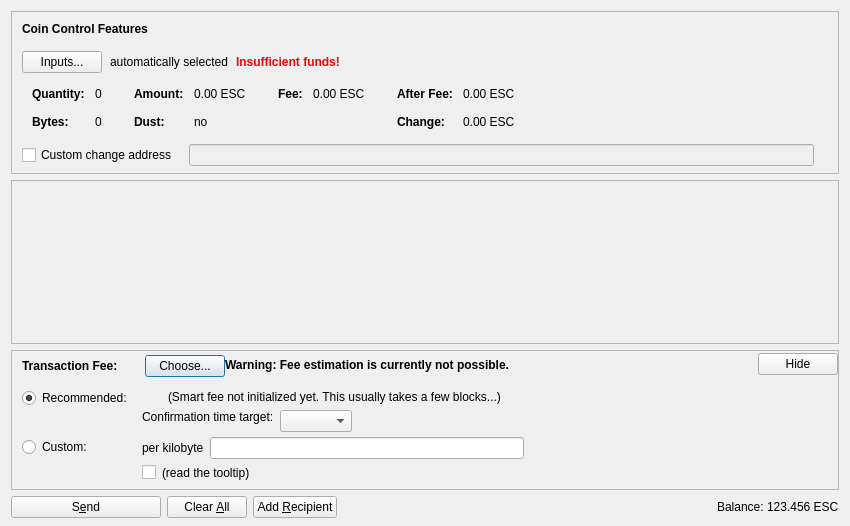
<?xml version="1.0" encoding="UTF-8"?>
<ui version="4.0">
 <class>SendCoinsDialog</class>
 <widget class="QDialog" name="SendCoinsDialog">
  <property name="geometry">
   <rect>
    <x>0</x>
    <y>0</y>
    <width>850</width>
    <height>526</height>
   </rect>
  </property>
  <property name="windowTitle">
   <string>Send Coins</string>
  </property>
  <layout class="QVBoxLayout" name="verticalLayout" stretch="0,1,0,0">
   <property name="bottomMargin">
    <number>8</number>
   </property>
   <item>
    <widget class="QFrame" name="frameCoinControl">
     <property name="sizePolicy">
      <sizepolicy hsizetype="Expanding" vsizetype="Expanding">
       <horstretch>0</horstretch>
       <verstretch>0</verstretch>
      </sizepolicy>
     </property>
     <property name="maximumSize">
      <size>
       <width>16777215</width>
       <height>16777215</height>
      </size>
     </property>
     <property name="frameShape">
      <enum>QFrame::StyledPanel</enum>
     </property>
     <property name="frameShadow">
      <enum>QFrame::Sunken</enum>
     </property>
     <layout class="QVBoxLayout" name="verticalLayoutCoinControl2">
      <property name="spacing">
       <number>0</number>
      </property>
      <property name="leftMargin">
       <number>0</number>
      </property>
      <property name="topMargin">
       <number>0</number>
      </property>
      <property name="rightMargin">
       <number>0</number>
      </property>
      <property name="bottomMargin">
       <number>6</number>
      </property>
      <item>
       <layout class="QVBoxLayout" name="verticalLayoutCoinControl" stretch="0,0,0,0,1">
        <property name="spacing">
         <number>0</number>
        </property>
        <property name="leftMargin">
         <number>10</number>
        </property>
        <property name="topMargin">
         <number>10</number>
        </property>
        <item>
         <layout class="QHBoxLayout" name="horizontalLayoutCoinControl1">
          <property name="bottomMargin">
           <number>15</number>
          </property>
          <item>
           <widget class="QLabel" name="labelCoinControlFeatures">
            <property name="sizePolicy">
             <sizepolicy hsizetype="Preferred" vsizetype="Maximum">
              <horstretch>0</horstretch>
              <verstretch>0</verstretch>
             </sizepolicy>
            </property>
            <property name="font">
             <font>
              <weight>75</weight>
              <bold>true</bold>
             </font>
            </property>
            <property name="styleSheet">
             <string notr="true">font-weight:bold;</string>
            </property>
            <property name="text">
             <string>Coin Control Features</string>
            </property>
           </widget>
          </item>
         </layout>
        </item>
        <item>
         <layout class="QHBoxLayout" name="horizontalLayoutCoinControl2" stretch="0,0,0,0">
          <property name="spacing">
           <number>8</number>
          </property>
          <property name="bottomMargin">
           <number>10</number>
          </property>
          <item>
           <widget class="QPushButton" name="pushButtonCoinControl">
            <property name="styleSheet">
             <string notr="true"/>
            </property>
            <property name="text">
             <string>Inputs...</string>
            </property>
            <property name="autoDefault">
             <bool>false</bool>
            </property>
           </widget>
          </item>
          <item>
           <widget class="QLabel" name="labelCoinControlAutomaticallySelected">
            <property name="text">
             <string>automatically selected</string>
            </property>
            <property name="margin">
             <number>5</number>
            </property>
           </widget>
          </item>
          <item>
           <widget class="QLabel" name="labelCoinControlInsuffFunds">
            <property name="font">
             <font>
              <weight>75</weight>
              <bold>true</bold>
             </font>
            </property>
            <property name="styleSheet">
             <string notr="true">color:red;font-weight:bold;</string>
            </property>
            <property name="text">
             <string>Insufficient funds!</string>
            </property>
            <property name="margin">
             <number>5</number>
            </property>
           </widget>
          </item>
          <item>
           <spacer name="horizontalSpacerCoinControl">
            <property name="orientation">
             <enum>Qt::Horizontal</enum>
            </property>
            <property name="sizeHint" stdset="0">
             <size>
              <width>40</width>
              <height>1</height>
             </size>
            </property>
           </spacer>
          </item>
         </layout>
        </item>
        <item>
         <widget class="QWidget" name="widgetCoinControl" native="true">
          <property name="sizePolicy">
           <sizepolicy hsizetype="Preferred" vsizetype="Preferred">
            <horstretch>0</horstretch>
            <verstretch>0</verstretch>
           </sizepolicy>
          </property>
          <property name="minimumSize">
           <size>
            <width>0</width>
            <height>0</height>
           </size>
          </property>
          <property name="styleSheet">
           <string notr="true"/>
          </property>
          <layout class="QHBoxLayout" name="horizontalLayoutCoinControl5">
           <property name="leftMargin">
            <number>0</number>
           </property>
           <property name="topMargin">
            <number>0</number>
           </property>
           <property name="rightMargin">
            <number>0</number>
           </property>
           <property name="bottomMargin">
            <number>0</number>
           </property>
           <item>
            <layout class="QHBoxLayout" name="horizontalLayoutCoinControl3" stretch="0,0,0,1">
             <property name="spacing">
              <number>20</number>
             </property>
             <property name="topMargin">
              <number>0</number>
             </property>
             <property name="bottomMargin">
              <number>10</number>
             </property>
             <item>
              <layout class="QFormLayout" name="formLayoutCoinControl1">
               <property name="horizontalSpacing">
                <number>10</number>
               </property>
               <property name="verticalSpacing">
                <number>14</number>
               </property>
               <property name="leftMargin">
                <number>10</number>
               </property>
               <property name="topMargin">
                <number>4</number>
               </property>
               <property name="rightMargin">
                <number>6</number>
               </property>
               <item row="0" column="0">
                <widget class="QLabel" name="labelCoinControlQuantityText">
                 <property name="font">
                  <font>
                   <weight>75</weight>
                   <bold>true</bold>
                  </font>
                 </property>
                 <property name="text">
                  <string>Quantity:</string>
                 </property>
                 <property name="margin">
                  <number>0</number>
                 </property>
                </widget>
               </item>
               <item row="0" column="1">
                <widget class="QLabel" name="labelCoinControlQuantity">
                 <property name="cursor">
                  <cursorShape>IBeamCursor</cursorShape>
                 </property>
                 <property name="contextMenuPolicy">
                  <enum>Qt::ActionsContextMenu</enum>
                 </property>
                 <property name="text">
                  <string notr="true">0</string>
                 </property>
                 <property name="margin">
                  <number>0</number>
                 </property>
                 <property name="textInteractionFlags">
                  <set>Qt::LinksAccessibleByMouse|Qt::TextSelectableByKeyboard|Qt::TextSelectableByMouse</set>
                 </property>
                </widget>
               </item>
               <item row="1" column="0">
                <widget class="QLabel" name="labelCoinControlBytesText">
                 <property name="font">
                  <font>
                   <weight>75</weight>
                   <bold>true</bold>
                  </font>
                 </property>
                 <property name="text">
                  <string>Bytes:</string>
                 </property>
                </widget>
               </item>
               <item row="1" column="1">
                <widget class="QLabel" name="labelCoinControlBytes">
                 <property name="cursor">
                  <cursorShape>IBeamCursor</cursorShape>
                 </property>
                 <property name="contextMenuPolicy">
                  <enum>Qt::ActionsContextMenu</enum>
                 </property>
                 <property name="text">
                  <string notr="true">0</string>
                 </property>
                 <property name="textInteractionFlags">
                  <set>Qt::LinksAccessibleByMouse|Qt::TextSelectableByKeyboard|Qt::TextSelectableByMouse</set>
                 </property>
                </widget>
               </item>
              </layout>
             </item>
             <item>
              <layout class="QFormLayout" name="formLayoutCoinControl2">
               <property name="horizontalSpacing">
                <number>10</number>
               </property>
               <property name="verticalSpacing">
                <number>14</number>
               </property>
               <property name="leftMargin">
                <number>6</number>
               </property>
               <property name="topMargin">
                <number>4</number>
               </property>
               <property name="rightMargin">
                <number>6</number>
               </property>
               <item row="0" column="0">
                <widget class="QLabel" name="labelCoinControlAmountText">
                 <property name="font">
                  <font>
                   <weight>75</weight>
                   <bold>true</bold>
                  </font>
                 </property>
                 <property name="text">
                  <string>Amount:</string>
                 </property>
                 <property name="margin">
                  <number>0</number>
                 </property>
                </widget>
               </item>
               <item row="0" column="1">
                <widget class="QLabel" name="labelCoinControlAmount">
                 <property name="cursor">
                  <cursorShape>IBeamCursor</cursorShape>
                 </property>
                 <property name="contextMenuPolicy">
                  <enum>Qt::ActionsContextMenu</enum>
                 </property>
                 <property name="text">
                  <string notr="true">0.00 ESC</string>
                 </property>
                 <property name="textInteractionFlags">
                  <set>Qt::LinksAccessibleByMouse|Qt::TextSelectableByKeyboard|Qt::TextSelectableByMouse</set>
                 </property>
                </widget>
               </item>
               <item row="1" column="0">
                <widget class="QLabel" name="labelCoinControlLowOutputText">
                 <property name="font">
                  <font>
                   <weight>75</weight>
                   <bold>true</bold>
                  </font>
                 </property>
                 <property name="text">
                  <string>Dust:</string>
                 </property>
                </widget>
               </item>
               <item row="1" column="1">
                <widget class="QLabel" name="labelCoinControlLowOutput">
                 <property name="cursor">
                  <cursorShape>IBeamCursor</cursorShape>
                 </property>
                 <property name="contextMenuPolicy">
                  <enum>Qt::ActionsContextMenu</enum>
                 </property>
                 <property name="text">
                  <string notr="true">no</string>
                 </property>
                 <property name="textInteractionFlags">
                  <set>Qt::LinksAccessibleByMouse|Qt::TextSelectableByKeyboard|Qt::TextSelectableByMouse</set>
                 </property>
                </widget>
               </item>
              </layout>
             </item>
             <item>
              <layout class="QFormLayout" name="formLayoutCoinControl3">
               <property name="horizontalSpacing">
                <number>10</number>
               </property>
               <property name="verticalSpacing">
                <number>14</number>
               </property>
               <property name="leftMargin">
                <number>6</number>
               </property>
               <property name="topMargin">
                <number>4</number>
               </property>
               <property name="rightMargin">
                <number>6</number>
               </property>
               <item row="0" column="0">
                <widget class="QLabel" name="labelCoinControlFeeText">
                 <property name="font">
                  <font>
                   <weight>75</weight>
                   <bold>true</bold>
                  </font>
                 </property>
                 <property name="text">
                  <string>Fee:</string>
                 </property>
                 <property name="margin">
                  <number>0</number>
                 </property>
                </widget>
               </item>
               <item row="0" column="1">
                <widget class="QLabel" name="labelCoinControlFee">
                 <property name="cursor">
                  <cursorShape>IBeamCursor</cursorShape>
                 </property>
                 <property name="contextMenuPolicy">
                  <enum>Qt::ActionsContextMenu</enum>
                 </property>
                 <property name="text">
                  <string notr="true">0.00 ESC</string>
                 </property>
                 <property name="textInteractionFlags">
                  <set>Qt::LinksAccessibleByMouse|Qt::TextSelectableByKeyboard|Qt::TextSelectableByMouse</set>
                 </property>
                </widget>
               </item>
              </layout>
             </item>
             <item>
              <layout class="QFormLayout" name="formLayoutCoinControl4">
               <property name="horizontalSpacing">
                <number>10</number>
               </property>
               <property name="verticalSpacing">
                <number>14</number>
               </property>
               <property name="leftMargin">
                <number>6</number>
               </property>
               <property name="topMargin">
                <number>4</number>
               </property>
               <property name="rightMargin">
                <number>6</number>
               </property>
               <item row="0" column="0">
                <widget class="QLabel" name="labelCoinControlAfterFeeText">
                 <property name="font">
                  <font>
                   <weight>75</weight>
                   <bold>true</bold>
                  </font>
                 </property>
                 <property name="text">
                  <string>After Fee:</string>
                 </property>
                 <property name="margin">
                  <number>0</number>
                 </property>
                </widget>
               </item>
               <item row="0" column="1">
                <widget class="QLabel" name="labelCoinControlAfterFee">
                 <property name="cursor">
                  <cursorShape>IBeamCursor</cursorShape>
                 </property>
                 <property name="contextMenuPolicy">
                  <enum>Qt::ActionsContextMenu</enum>
                 </property>
                 <property name="text">
                  <string notr="true">0.00 ESC</string>
                 </property>
                 <property name="textInteractionFlags">
                  <set>Qt::LinksAccessibleByMouse|Qt::TextSelectableByKeyboard|Qt::TextSelectableByMouse</set>
                 </property>
                </widget>
               </item>
               <item row="1" column="0">
                <widget class="QLabel" name="labelCoinControlChangeText">
                 <property name="font">
                  <font>
                   <weight>75</weight>
                   <bold>true</bold>
                  </font>
                 </property>
                 <property name="text">
                  <string>Change:</string>
                 </property>
                </widget>
               </item>
               <item row="1" column="1">
                <widget class="QLabel" name="labelCoinControlChange">
                 <property name="cursor">
                  <cursorShape>IBeamCursor</cursorShape>
                 </property>
                 <property name="contextMenuPolicy">
                  <enum>Qt::ActionsContextMenu</enum>
                 </property>
                 <property name="text">
                  <string notr="true">0.00 ESC</string>
                 </property>
                 <property name="textInteractionFlags">
                  <set>Qt::LinksAccessibleByMouse|Qt::TextSelectableByKeyboard|Qt::TextSelectableByMouse</set>
                 </property>
                </widget>
               </item>
              </layout>
             </item>
            </layout>
           </item>
          </layout>
         </widget>
        </item>
        <item>
         <layout class="QHBoxLayout" name="horizontalLayoutCoinControl4" stretch="0,0,0">
          <property name="spacing">
           <number>12</number>
          </property>
          <property name="sizeConstraint">
           <enum>QLayout::SetDefaultConstraint</enum>
          </property>
          <property name="topMargin">
           <number>5</number>
          </property>
          <property name="rightMargin">
           <number>5</number>
          </property>
          <item>
           <widget class="QCheckBox" name="checkBoxCoinControlChange">
            <property name="toolTip">
             <string>If this is activated, but the change address is empty or invalid, change will be sent to a newly generated address.</string>
            </property>
            <property name="text">
             <string>Custom change address</string>
            </property>
           </widget>
          </item>
          <item>
           <widget class="QValidatedLineEdit" name="lineEditCoinControlChange">
            <property name="enabled">
             <bool>false</bool>
            </property>
            <property name="sizePolicy">
             <sizepolicy hsizetype="Expanding" vsizetype="Fixed">
              <horstretch>0</horstretch>
              <verstretch>0</verstretch>
             </sizepolicy>
            </property>
           </widget>
          </item>
          <item>
           <widget class="QLabel" name="labelCoinControlChangeLabel">
            <property name="sizePolicy">
             <sizepolicy hsizetype="Preferred" vsizetype="Expanding">
              <horstretch>0</horstretch>
              <verstretch>0</verstretch>
             </sizepolicy>
            </property>
            <property name="minimumSize">
             <size>
              <width>0</width>
              <height>0</height>
             </size>
            </property>
            <property name="text">
             <string/>
            </property>
            <property name="margin">
             <number>3</number>
            </property>
           </widget>
          </item>
         </layout>
        </item>
        <item>
         <spacer name="verticalSpacerCoinControl">
          <property name="orientation">
           <enum>Qt::Vertical</enum>
          </property>
          <property name="sizeHint" stdset="0">
           <size>
            <width>800</width>
            <height>1</height>
           </size>
          </property>
         </spacer>
        </item>
       </layout>
      </item>
     </layout>
    </widget>
   </item>
   <item>
    <widget class="QScrollArea" name="scrollArea">
     <property name="widgetResizable">
      <bool>true</bool>
     </property>
     <widget class="QWidget" name="scrollAreaWidgetContents">
      <property name="geometry">
       <rect>
        <x>0</x>
        <y>0</y>
        <width>830</width>
        <height>104</height>
       </rect>
      </property>
      <layout class="QVBoxLayout" name="verticalLayout_2" stretch="0,1">
       <property name="leftMargin">
        <number>0</number>
       </property>
       <property name="topMargin">
        <number>0</number>
       </property>
       <property name="rightMargin">
        <number>0</number>
       </property>
       <property name="bottomMargin">
        <number>0</number>
       </property>
       <item>
        <layout class="QVBoxLayout" name="entries">
         <property name="spacing">
          <number>6</number>
         </property>
        </layout>
       </item>
       <item>
        <spacer name="verticalSpacer">
         <property name="orientation">
          <enum>Qt::Vertical</enum>
         </property>
         <property name="sizeHint" stdset="0">
          <size>
           <width>20</width>
           <height>40</height>
          </size>
         </property>
        </spacer>
       </item>
      </layout>
     </widget>
    </widget>
   </item>
   <item>
    <widget class="QFrame" name="frameFee">
     <property name="sizePolicy">
      <sizepolicy hsizetype="Expanding" vsizetype="Expanding">
       <horstretch>0</horstretch>
       <verstretch>0</verstretch>
      </sizepolicy>
     </property>
     <property name="maximumSize">
      <size>
       <width>16777215</width>
       <height>16777215</height>
      </size>
     </property>
     <property name="frameShape">
      <enum>QFrame::StyledPanel</enum>
     </property>
     <property name="frameShadow">
      <enum>QFrame::Sunken</enum>
     </property>
     <layout class="QVBoxLayout" name="verticalLayoutFee1">
      <property name="spacing">
       <number>0</number>
      </property>
      <property name="leftMargin">
       <number>0</number>
      </property>
      <property name="topMargin">
       <number>0</number>
      </property>
      <property name="rightMargin">
       <number>0</number>
      </property>
      <property name="bottomMargin">
       <number>0</number>
      </property>
      <item>
       <layout class="QVBoxLayout" name="verticalLayoutFee2" stretch="0,0,0">
        <property name="spacing">
         <number>0</number>
        </property>
        <property name="leftMargin">
         <number>10</number>
        </property>
        <property name="topMargin">
         <number>0</number>
        </property>
        <item>
         <layout class="QHBoxLayout" name="horizontalLayoutFee1">
          <property name="bottomMargin">
           <number>0</number>
          </property>
          <item>
           <layout class="QVBoxLayout" name="verticalLayoutFee7">
            <property name="spacing">
             <number>0</number>
            </property>
            <item>
             <spacer name="verticalSpacerSmartFee">
              <property name="orientation">
               <enum>Qt::Vertical</enum>
              </property>
              <property name="sizeType">
               <enum>QSizePolicy::Fixed</enum>
              </property>
              <property name="sizeHint" stdset="0">
               <size>
                <width>1</width>
                <height>4</height>
               </size>
              </property>
             </spacer>
            </item>
            <item>
             <layout class="QHBoxLayout" name="horizontalLayoutSmartFee">
              <property name="spacing">
               <number>10</number>
              </property>
              <item>
               <widget class="QLabel" name="labelFeeHeadline">
                <property name="sizePolicy">
                 <sizepolicy hsizetype="Preferred" vsizetype="Maximum">
                  <horstretch>0</horstretch>
                  <verstretch>0</verstretch>
                 </sizepolicy>
                </property>
                <property name="font">
                 <font>
                  <weight>75</weight>
                  <bold>true</bold>
                 </font>
                </property>
                <property name="styleSheet">
                 <string notr="true">font-weight:bold;</string>
                </property>
                <property name="text">
                 <string>Transaction Fee:</string>
                </property>
               </widget>
              </item>
              <item>
               <widget class="QLabel" name="labelFeeMinimized">
                <property name="text">
                 <string/>
                </property>
               </widget>
              </item>
              <item>
               <widget class="QPushButton" name="buttonChooseFee">
                <property name="text">
                 <string>Choose...</string>
                </property>
               </widget>
              </item>
             </layout>
            </item>
            <item>
             <spacer name="verticalSpacer_5">
              <property name="orientation">
               <enum>Qt::Vertical</enum>
              </property>
              <property name="sizeHint" stdset="0">
               <size>
                <width>1</width>
                <height>1</height>
               </size>
              </property>
             </spacer>
            </item>
           </layout>
          </item>
          <item>
           <widget class="QLabel" name="fallbackFeeWarningLabel">
            <property name="toolTip">
             <string>Using the fallbackfee can result in sending a transaction that will take several hours or days (or never) to confirm. Consider choosing your fee manually or wait until you have validated the complete chain.</string>
            </property>
            <property name="font">
            <font>
                <weight>75</weight>
                <bold>true</bold>
            </font>
            </property>
            <property name="text">
             <string>Warning: Fee estimation is currently not possible.</string>
            </property>
            <property name="wordWrap">
             <bool>false</bool>
            </property>
           </widget>
          </item>
          <item>
           <spacer name="horizontalSpacer_4">
            <property name="orientation">
             <enum>Qt::Horizontal</enum>
            </property>
            <property name="sizeType">
             <enum>QSizePolicy::MinimumExpanding</enum>
            </property>
            <property name="sizeHint" stdset="0">
             <size>
              <width>40</width>
              <height>20</height>
             </size>
            </property>
           </spacer>
          </item>
          <item>
           <widget class="QPushButton" name="buttonMinimizeFee">
            <property name="toolTip">
             <string>collapse fee-settings</string>
            </property>
            <property name="text">
             <string>Hide</string>
            </property>
           </widget>
          </item>
         </layout>
        </item>
        <item>
         <widget class="QFrame" name="frameFeeSelection">
          <layout class="QVBoxLayout" name="verticalLayoutFee12">
           <property name="spacing">
            <number>0</number>
           </property>
           <property name="leftMargin">
            <number>0</number>
           </property>
           <property name="topMargin">
            <number>0</number>
           </property>
           <property name="rightMargin">
            <number>0</number>
           </property>
           <property name="bottomMargin">
            <number>0</number>
           </property>
           <item>
            <layout class="QGridLayout" name="gridLayoutFee">
             <property name="topMargin">
              <number>10</number>
             </property>
             <property name="bottomMargin">
              <number>4</number>
             </property>
             <property name="horizontalSpacing">
              <number>10</number>
             </property>
             <property name="verticalSpacing">
              <number>4</number>
             </property>
             <item row="1" column="1">
              <layout class="QVBoxLayout" name="verticalLayoutFee8">
               <property name="spacing">
                <number>6</number>
               </property>
               <item>
                <layout class="QHBoxLayout" name="horizontalLayoutFee13">
                 <item>
                  <widget class="QLabel" name="labelCustomPerKilobyte">
                   <property name="toolTip">
                    <string>If the custom fee is set to 1000 satoshis and the transaction is only 250 bytes, then &quot;per kilobyte&quot; only pays 250 satoshis in fee, while &quot;total at least&quot; pays 1000 satoshis. For transactions bigger than a kilobyte both pay by kilobyte.</string>
                   </property>
                   <property name="text">
                    <string>per kilobyte</string>
                   </property>
                  </widget>
                 </item>
                 <item>
                  <widget class="BitcoinAmountField" name="customFee"/>
                 </item>
                 <item>
                  <spacer name="horizontalSpacer_6">
                   <property name="orientation">
                    <enum>Qt::Horizontal</enum>
                   </property>
                   <property name="sizeHint" stdset="0">
                    <size>
                     <width>1</width>
                     <height>1</height>
                    </size>
                   </property>
                  </spacer>
                 </item>
                </layout>
               </item>
               <item>
                <layout class="QHBoxLayout" name="horizontalLayoutFee8">
                 <item>
                  <widget class="QCheckBox" name="checkBoxMinimumFee">
                   <property name="toolTip">
                    <string>Paying only the minimum fee is just fine as long as there is less transaction volume than space in the blocks. But be aware that this can end up in a never confirming transaction once there is more demand for elspero transactions than the network can process.</string>
                   </property>
                   <property name="text">
                    <string/>
                   </property>
                  </widget>
                 </item>
                 <item>
                  <widget class="QLabel" name="labelMinFeeWarning">
                   <property name="enabled">
                    <bool>true</bool>
                   </property>
                   <property name="toolTip">
                    <string>Paying only the minimum fee is just fine as long as there is less transaction volume than space in the blocks. But be aware that this can end up in a never confirming transaction once there is more demand for elspero transactions than the network can process.</string>
                   </property>
                   <property name="text">
                    <string>(read the tooltip)</string>
                   </property>
                   <property name="margin">
                    <number>5</number>
                   </property>
                  </widget>
                 </item>
                 <item>
                  <spacer name="horizontalSpacer_2">
                   <property name="orientation">
                    <enum>Qt::Horizontal</enum>
                   </property>
                   <property name="sizeHint" stdset="0">
                    <size>
                     <width>1</width>
                     <height>1</height>
                    </size>
                   </property>
                  </spacer>
                 </item>
                </layout>
               </item>
              </layout>
             </item>
             <item row="0" column="0">
              <layout class="QVBoxLayout" name="verticalLayoutFee4" stretch="0,1">
               <item>
                <widget class="QRadioButton" name="radioSmartFee">
                 <property name="text">
                  <string>Recommended:</string>
                 </property>
                 <property name="checked">
                  <bool>true</bool>
                 </property>
                 <attribute name="buttonGroup">
                  <string notr="true">groupFee</string>
                 </attribute>
                </widget>
               </item>
               <item>
                <spacer name="verticalSpacer_2">
                 <property name="orientation">
                  <enum>Qt::Vertical</enum>
                 </property>
                 <property name="sizeHint" stdset="0">
                  <size>
                   <width>1</width>
                   <height>1</height>
                  </size>
                 </property>
                </spacer>
               </item>
              </layout>
             </item>
             <item row="1" column="0">
              <layout class="QVBoxLayout" name="verticalLayoutFee9" stretch="0,1">
               <item>
                <widget class="QRadioButton" name="radioCustomFee">
                 <property name="text">
                  <string>Custom:</string>
                 </property>
                 <attribute name="buttonGroup">
                  <string notr="true">groupFee</string>
                 </attribute>
                </widget>
               </item>
               <item>
                <spacer name="verticalSpacer_6">
                 <property name="orientation">
                  <enum>Qt::Vertical</enum>
                 </property>
                 <property name="sizeHint" stdset="0">
                  <size>
                   <width>1</width>
                   <height>1</height>
                  </size>
                 </property>
                </spacer>
               </item>
              </layout>
             </item>
             <item row="0" column="1">
              <layout class="QVBoxLayout" name="verticalLayoutFee3" stretch="0,0,1">
               <property name="spacing">
                <number>6</number>
               </property>
               <property name="topMargin">
                <number>2</number>
               </property>
               <item>
                <layout class="QHBoxLayout" name="horizontalLayoutFee12">
                 <item>
                  <widget class="QLabel" name="labelSmartFee">
                   <property name="text">
                    <string/>
                   </property>
                   <property name="margin">
                    <number>2</number>
                   </property>
                  </widget>
                 </item>
                 <item>
                  <widget class="QLabel" name="labelFeeEstimation">
                   <property name="text">
                    <string/>
                   </property>
                  </widget>
                 </item>
                 <item>
                  <widget class="QLabel" name="labelSmartFee2">
                   <property name="text">
                    <string>(Smart fee not initialized yet. This usually takes a few blocks...)</string>
                   </property>
                   <property name="margin">
                    <number>2</number>
                   </property>
                  </widget>
                 </item>
                 <item>
                  <spacer name="horizontalSpacer_5">
                   <property name="orientation">
                    <enum>Qt::Horizontal</enum>
                   </property>
                   <property name="sizeHint" stdset="0">
                    <size>
                     <width>1</width>
                     <height>1</height>
                    </size>
                   </property>
                  </spacer>
                 </item>
                </layout>
               </item>
               <item>
                <layout class="QHBoxLayout" name="horizontalLayoutFee9">
                 <item>
                  <layout class="QVBoxLayout" name="verticalLayoutFee6">
                   <item>
                    <widget class="QLabel" name="labelSmartFee3">
                     <property name="text">
                      <string>Confirmation time target:</string>
                     </property>
                     <property name="margin">
                      <number>2</number>
                     </property>
                    </widget>
                   </item>
                   <item>
                    <spacer name="verticalSpacer_3">
                     <property name="orientation">
                      <enum>Qt::Vertical</enum>
                     </property>
                     <property name="sizeHint" stdset="0">
                      <size>
                       <width>1</width>
                       <height>1</height>
                      </size>
                     </property>
                    </spacer>
                   </item>
                  </layout>
                 </item>
                 <item>
                  <layout class="QVBoxLayout" name="verticalLayoutFee5">
                   <property name="rightMargin">
                    <number>30</number>
                   </property>
                   <item>
                    <layout class="QHBoxLayout" name="horizontalLayoutConfTarget">
                     <property name="bottomMargin">
                      <number>0</number>
                     </property>
                     <item>
                      <widget class="QComboBox" name="confTargetSelector"/>
                     </item>
                     <item>
                      <spacer name="horizontalSpacerConfTarget">
                       <property name="orientation">
                        <enum>Qt::Horizontal</enum>
                       </property>
                       <property name="sizeHint" stdset="0">
                        <size>
                         <width>40</width>
                         <height>20</height>
                        </size>
                       </property>
                      </spacer>
                     </item>
                    </layout>
                   </item>
                  </layout>
                 </item>
                </layout>
               </item>
               <item>
                <spacer name="verticalSpacer_4">
                 <property name="orientation">
                  <enum>Qt::Vertical</enum>
                 </property>
                 <property name="sizeHint" stdset="0">
                  <size>
                   <width>1</width>
                   <height>1</height>
                  </size>
                 </property>
                </spacer>
               </item>
              </layout>
             </item>
            </layout>
           </item>
          </layout>
         </widget>
        </item>
        <item>
         <spacer name="verticalSpacerFee">
          <property name="orientation">
           <enum>Qt::Vertical</enum>
          </property>
          <property name="sizeHint" stdset="0">
           <size>
            <width>40</width>
            <height>5</height>
           </size>
          </property>
         </spacer>
        </item>
       </layout>
      </item>
     </layout>
    </widget>
   </item>
   <item>
    <layout class="QHBoxLayout" name="horizontalLayout">
     <item>
      <widget class="QPushButton" name="sendButton">
       <property name="minimumSize">
        <size>
         <width>150</width>
         <height>0</height>
        </size>
       </property>
       <property name="toolTip">
        <string>Confirm the send action</string>
       </property>
       <property name="text">
        <string>S&amp;end</string>
       </property>
       <property name="icon">
        <iconset resource="../bitcoin.qrc">
         <normaloff>:/icons/send</normaloff>:/icons/send</iconset>
       </property>
       <property name="autoDefault">
        <bool>false</bool>
       </property>
       <property name="default">
        <bool>false</bool>
       </property>
      </widget>
     </item>
     <item>
      <widget class="QPushButton" name="clearButton">
       <property name="sizePolicy">
        <sizepolicy hsizetype="Minimum" vsizetype="Fixed">
         <horstretch>0</horstretch>
         <verstretch>0</verstretch>
        </sizepolicy>
       </property>
       <property name="toolTip">
        <string>Clear all fields of the form.</string>
       </property>
       <property name="text">
        <string>Clear &amp;All</string>
       </property>
       <property name="icon">
        <iconset resource="../bitcoin.qrc">
         <normaloff>:/icons/remove</normaloff>:/icons/remove</iconset>
       </property>
       <property name="autoDefault">
        <bool>false</bool>
       </property>
      </widget>
     </item>
     <item>
      <widget class="QPushButton" name="addButton">
       <property name="toolTip">
        <string>Send to multiple recipients at once</string>
       </property>
       <property name="text">
        <string>Add &amp;Recipient</string>
       </property>
       <property name="icon">
        <iconset resource="../bitcoin.qrc">
         <normaloff>:/icons/add</normaloff>:/icons/add</iconset>
       </property>
       <property name="autoDefault">
        <bool>false</bool>
       </property>
      </widget>
     </item>
     <item>
      <spacer name="horizontalSpacer">
       <property name="orientation">
        <enum>Qt::Horizontal</enum>
       </property>
       <property name="sizeHint" stdset="0">
        <size>
         <width>40</width>
         <height>20</height>
        </size>
       </property>
      </spacer>
     </item>
     <item>
      <layout class="QHBoxLayout" name="horizontalLayout_2">
       <property name="spacing">
        <number>3</number>
       </property>
       <item>
        <widget class="QLabel" name="label">
         <property name="sizePolicy">
          <sizepolicy hsizetype="Preferred" vsizetype="Fixed">
           <horstretch>0</horstretch>
           <verstretch>0</verstretch>
          </sizepolicy>
         </property>
         <property name="text">
          <string>Balance:</string>
         </property>
        </widget>
       </item>
       <item>
        <widget class="QLabel" name="labelBalance">
         <property name="sizePolicy">
          <sizepolicy hsizetype="Preferred" vsizetype="Fixed">
           <horstretch>0</horstretch>
           <verstretch>0</verstretch>
          </sizepolicy>
         </property>
         <property name="cursor">
          <cursorShape>IBeamCursor</cursorShape>
         </property>
         <property name="text">
          <string notr="true">123.456 ESC</string>
         </property>
         <property name="textInteractionFlags">
          <set>Qt::LinksAccessibleByMouse|Qt::TextSelectableByKeyboard|Qt::TextSelectableByMouse</set>
         </property>
        </widget>
       </item>
      </layout>
     </item>
    </layout>
   </item>
  </layout>
 </widget>
 <customwidgets>
  <customwidget>
   <class>QValidatedLineEdit</class>
   <extends>QLineEdit</extends>
   <header>qt/qvalidatedlineedit.h</header>
  </customwidget>
  <customwidget>
   <class>BitcoinAmountField</class>
   <extends>QLineEdit</extends>
   <header>qt/bitcoinamountfield.h</header>
   <container>1</container>
  </customwidget>
 </customwidgets>
 <resources>
  <include location="../bitcoin.qrc"/>
 </resources>
 <connections/>
 <buttongroups>
  <buttongroup name="groupFee"/>
 </buttongroups>
</ui>
